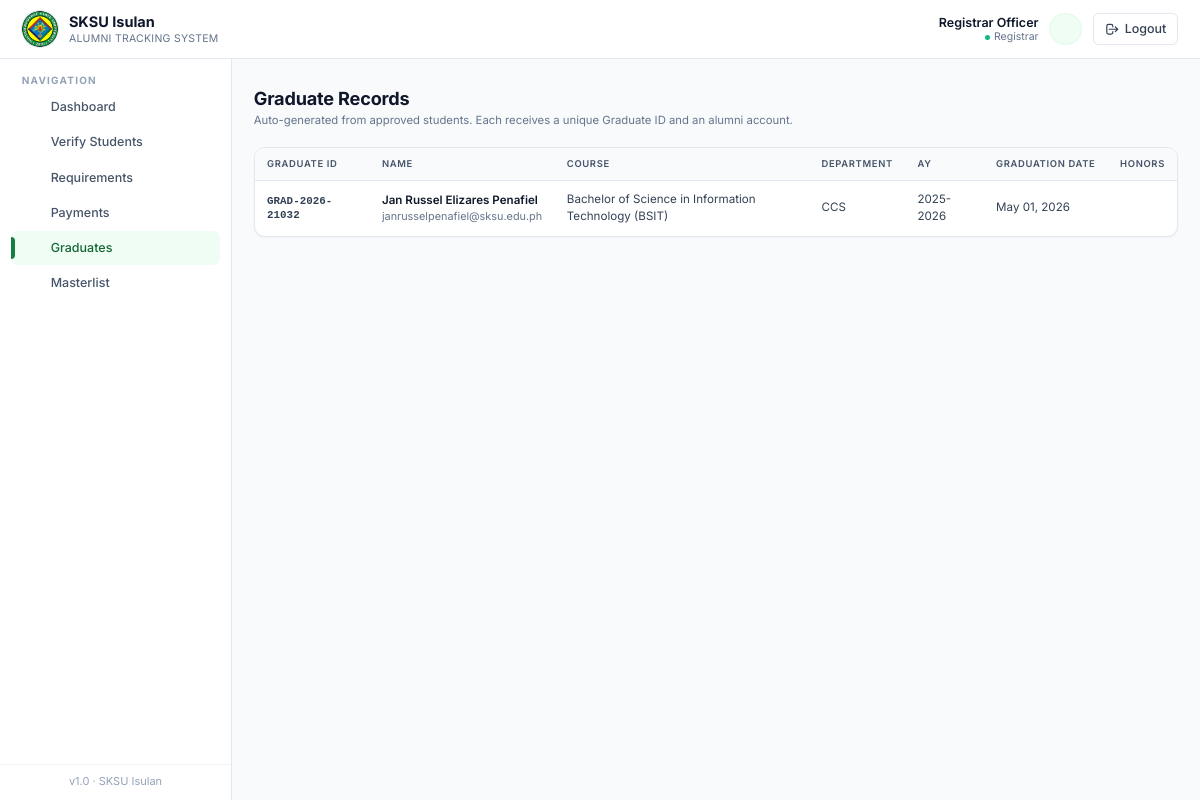
Screenshot of /pages/registrar/graduates.php (signed in) with the database file from the repository.
### tables this page shows
CREATE TABLE `graduates` (
  `id` int(11) NOT NULL,
  `student_id` int(11) NOT NULL,
  `graduate_id` varchar(30) NOT NULL,
  `course` varchar(120) DEFAULT NULL,
  `department` varchar(120) DEFAULT NULL,
  `academic_year` varchar(20) DEFAULT NULL,
  `graduation_date` date DEFAULT NULL,
  `honors` varchar(80) DEFAULT NULL,
  `approved_by` int(11) DEFAULT NULL,
  `approved_at` datetime DEFAULT current_timestamp()
);

CREATE TABLE `users` (
  `id` int(11) NOT NULL,
  `full_name` varchar(150) NOT NULL,
  `email` varchar(150) NOT NULL,
  `password` varchar(255) NOT NULL,
  `role` enum('student','registrar','alumni','admin') NOT NULL DEFAULT 'student',
  `contact` varchar(30) DEFAULT NULL,
  `address` varchar(255) DEFAULT NULL,
  `status` enum('active','inactive') DEFAULT 'active',
  `created_at` datetime DEFAULT current_timestamp()
);

### includes/db.php (called while the page is built, shortened)
<?php
function db_select($conn, $sql, $types = '', $params = []) {
    $stmt = mysqli_prepare($conn, $sql);
    mysqli_stmt_execute($stmt);
    $result = mysqli_stmt_get_result($stmt);
    $rows = [];
    while ($row = mysqli_fetch_assoc($result)) {
        $rows[] = $row;
    }
    return $rows;
}
function e($value) {
    return htmlspecialchars((string)$value, ENT_QUOTES, 'UTF-8');
}

### includes/helpers.php (called while the page is built, shortened)
<?php
require_once __DIR__ . '/icons.php';
function fmt_date($date) {
    return date('M d, Y', strtotime($date));
}
function paginate(array $rows, int $per_page = 10, string $param = 'page'): array {
    $total = count($rows);
    $pages = max(1, (int)ceil($total / max(1, $per_page)));
    $page  = max(1, min($pages, (int)($_GET[$param] ?? 1)));
    $start = ($page - 1) * $per_page;
    $slice = array_slice($rows, $start, $per_page);
    return [
        'rows'     => $slice,
        'page'     => $page,
        'pages'    => $pages,
        'total'    => $total,
        'per_page' => $per_page,
        'from'     => $total ? $start + 1 : 0,
        'to'       => $start + count($slice),
        'param'    => $param,
    ];
}

### pages/registrar/graduates.php (the view, shortened to what this page needs)
<?php
require_once __DIR__ . '/../../includes/auth.php';
require_once __DIR__ . '/../../includes/helpers.php';
$all_rows = db_select($conn, "SELECT g.*, u.full_name, u.email FROM graduates g JOIN students s ON s.id=g.student_id JOIN users u ON u.id=s.user_id ORDER BY g.id ASC");
$pg = paginate($all_rows, 10);
$rows = $pg['rows'];
include __DIR__ . '/../../templates/header.php';
include __DIR__ . '/../../templates/sidebar.php';
?>
<main class="flex-1 px-4 sm:px-6 py-8">
  <div class="page-head">
    <div>
      <h1>Graduate Records</h1>
      <p class="subtitle">Auto-generated from approved students. Each receives a unique Graduate ID and an alumni account.</p>
    </div>
  </div>
  <div class="table-wrap has-pagination overflow-x-auto">
    <table class="table-clean">
      <thead>
        <tr>
          <th class="pl-6">Graduate ID</th>
          <th>Name</th>
          <th>Course</th>
          <th>Department</th>
          <th>AY</th>
          <th>Graduation Date</th>
          <th class="pr-6">Honors</th>
        </tr>
      </thead>
      <tbody>
        <?php foreach ($rows as $r): ?>
          <tr>
            <td class="pl-6 font-mono text-xs font-bold text-crimson-700" data-label="Graduate ID"><?= e($r['graduate_id']) ?></td>
            <td data-label="Name">
              <div class="font-semibold text-ink-900"><?= e($r['full_name']) ?></div>
              <div class="text-xs text-ink-500"><?= e($r['email']) ?></div>
            </td>
            <td class="text-ink-700" data-label="Course"><?= e($r['course']) ?></td>
            <td class="text-ink-600" data-label="Department"><?= e($r['department']) ?></td>
            <td class="text-ink-600" data-label="AY"><?= e($r['academic_year']) ?></td>
            <td class="text-ink-600" data-label="Graduation Date"><?= fmt_date($r['graduation_date']) ?></td>
            <td class="pr-6 text-xs text-ink-600" data-label="Honors"><?= e($r['honors'] ?: '') ?></td>
          </tr>
        <?php endforeach; ?>
      </tbody>
    </table>
  </div>
</main>
<?php include __DIR__ . '/../../templates/footer.php'; ?>

### assets/css/app.css (style rules this page uses)
:root { --crimson-50:#f0fdf4; --crimson-100:#dcfce7; --crimson-200:#bbf7d0; --crimson-300:#86efac; --crimson-400:#4ade80; --crimson-500:#22c55e; --crimson-600:#16a34a; --crimson-700:#15803d; --crimson-800:#166534; --crimson-900:#14532d; --ink-50:#f8fafc; --ink-100:#f1f5f9; --ink-200:#e2e8f0; --ink-300:#cbd5e1; --ink-400:#94a3b8; --ink-500:#64748b; --ink-600:#475569; --ink-700:#334155; --ink-800:#1e293b; --ink-900:#0f172a; }
html { font-size: 14.5px; }
html, body { font-family: 'Inter', ui-sans-serif, system-ui, -apple-system, 'Segoe UI', Roboto, sans-serif; }
body { color: var(--ink-800); background: var(--ink-50); line-height: 1.5; }
.table-clean { width:100%; border-collapse: separate; border-spacing: 0; font-size: 0.8rem; }
.table-clean thead th { background: var(--ink-50); color: var(--ink-600); font-weight: 600; text-align:left; padding: 0.6rem 0.85rem; font-size: 0.65rem; text-transform: uppercase; letter-spacing: 0.07em; border-bottom:1px solid var(--ink-200); white-space: nowrap; }
.table-clean tbody td { padding: 0.7rem 0.85rem; border-bottom:1px solid var(--ink-100); color: var(--ink-700); vertical-align: middle; }
.table-clean tbody tr:last-child td { border-bottom: none; }
.table-clean tbody tr { transition: background .12s ease; }
.table-wrap { background:#fff; border:1px solid var(--ink-200); border-radius: 0.75rem; overflow: hidden; box-shadow: 0 1px 2px rgba(15,23,42,0.04); }
.page-head { display:flex; align-items: flex-start; justify-content: space-between; gap: 1rem; margin-bottom: 1.25rem; flex-wrap: wrap; }
.page-head h1 { font-size: 1.25rem; font-weight: 700; color: var(--ink-900); letter-spacing: -0.01em; line-height: 1.2; }
.page-head .subtitle { font-size: 0.78rem; color: var(--ink-500); margin-top: 0.15rem; }
.table-wrap.has-pagination { border-bottom-left-radius: 0; border-bottom-right-radius: 0; border-bottom: 0; }
.table-wrap.has-pagination:not(:has(+ .pagination)) { border-bottom-left-radius: 0.75rem; border-bottom-right-radius: 0.75rem; border-bottom: 1px solid var(--ink-200); }

### rows the page displays
graduates: graduate "GRAD-2026-21032", users.full_name "Jan Russel Elizares Penafiel", users.email "janrusselpenafiel@sksu.edu.ph", course "Bachelor of Science in Information Technology (BSIT)", department "CCS", academic_year "2025-2026", graduation_date "May 01, 2026"

### other values shown
$_SESSION['full_name'] "Registrar Officer"
$_role "Registrar"
$label "Dashboard"
$label "Verify Students"
$label "Requirements"
$label "Payments"
$label "Graduates"
$label "Masterlist"
